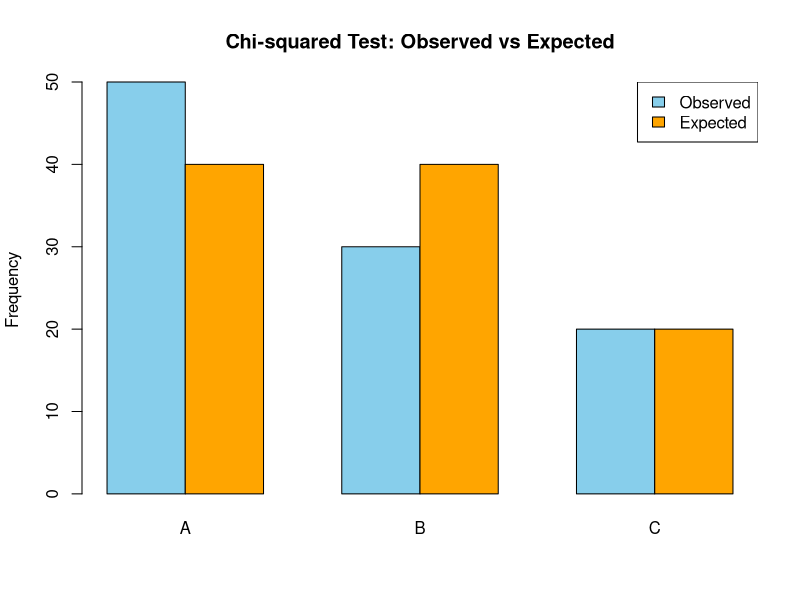

Recreate this plot in R.
# Set working directory
setwd(tempdir())

# Data
observed <- c(50, 30, 20)
expected <- c(40, 40, 20)

# Chi-squared test
chi_result <- chisq.test(observed, p = expected / sum(expected))
print(chi_result)

# Plot
dev.new()
barplot(
  rbind(observed, expected),
  beside = TRUE,
  col = c("skyblue", "orange"),
  names.arg = c("A", "B", "C"),
  main = "Chi-squared Test: Observed vs Expected",
  ylab = "Frequency"
)
legend(
  "topright",
  legend = c("Observed", "Expected"),
  fill = c("skyblue", "orange")
)